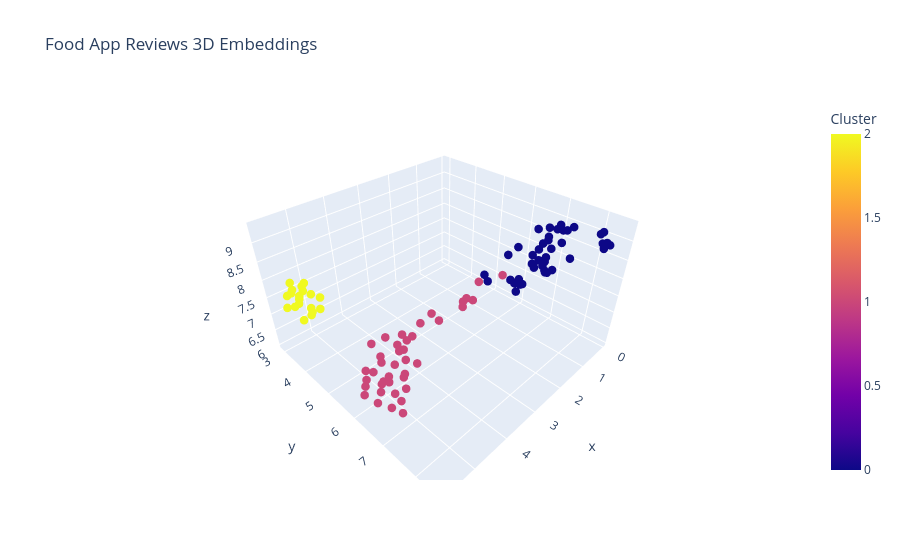

Write notebook code for a chart like this one.
### Code cell
# Create a DataFrame for the data
cluster_df = pd.DataFrame({
    'x': embeddings_3d[:, 0],
    'y': embeddings_3d[:, 1],
    'z': embeddings_3d[:, 2],
    'label': cluster_labels,
    'sentence': data['Review']
})

# Create a 3D scatter plot using plotly
fig = px.scatter_3d(
    cluster_df,
    x='x', y='y', z='z',
    color='label',
    hover_name='sentence',
    title='Food App Reviews 3D Embeddings',
    labels={'label': 'Cluster'},
)

fig.update_traces(
    marker=dict(size=5)  # Adjust the size value as needed
)

fig.show()

### Figure 1 — Plotly figure (JSON) as saved in the notebook; plotly's stock layout.template omitted (floating-point values rounded to 4 significant figures)
{"data": [{"hovertemplate": "<b>%{hovertext}</b><br><br>x=%{x}<br>y=%{y}<br>z=%{z}<br>Cluster=%{marker.color}<extra></extra>", "hovertext": ["Delivery was faster than a ninja on caffeine. Im ready to chow down!", "Im pretty sure they had a wall made of recycled cans. Or was it shoes?", "Dude Im not even mad they were late. Food arrived like a surprise party!", "Chhole bhature yaar! Sunday indulgence crispy bhature FTW.", "The place had a vibe but I cant quite put my finger on it. Hipster? Unicorn?", "Hakka noodles FTW! Desi-Chinese fusion for life.", "Pasta was alright yaar. More masala couldve made it sing.", "Im telling you it was like stepping into the future. Or was it the 90s?", "I was starving but the food came faster than I could say hangry. Good stuff.", "Burgers are my jam but this one was kinda meh. Needed more zing.", "Sushi was like a flavor adventure. Mini party in my mouth.", "Dude there was like this mural on the wall. It was a cat no wait a panda?", "Got the delivery. Ate some. Not bad.", "Delivery was like chillin in slow-mo. Ive aged at least a year waiting.", "cheesy nirvana bro. Cheese everywhere happy tummy.", "Yo they delivered my grub so fast I barely had time to blink. Legendary speed!", "Greek salad? Healthy vibes but missing that masala.", "Chole kulche vibes dude. Spicy chickpeas fluffy kulche – love it.", "I walked in and thought This is it this is the place. But what it was no clue.", "Im convinced they use teleportation for deliveries. Thats some next-level speed.", "Pani puri for life man! Tangy spicy street food love.", "Samosas were like little pockets of happiness. Spicy and crispy da best.", "I stepped in and was hit by a wall of like smells. Could be food could be candles.", "Food took so long I had time to write a novel about my hunger. Not amused.", "Delivery guy came. Food happened. Average.", "Okay there was like this fountain thingy. Was it water? Im not sure man.", "Pizza was meh dude. Missing that desi twist ya know?", "Burgers are life but this one was a bit blah. Needed more oomph.", "I saw like a disco ball? But it wasnt a disco place. Or maybe it was? Huh.", "Samosas were like little packets of joy. Crunchy spicy awesome.", "So like the place was you know kinda nice? There were like lights and stuff.", "Ugh the samosas I got were meh. So dry and bland yaar.", "Meaty and dreamy.", "BBQ ribs? Finger-lickin good bruh. Sauce everywhere!", "Food arrived fashionably late but at least Im full now. Late-night munchies sorted.", "Paneer dosa? Desi breakfast goals achieved bruh.", "Mac n cheese dude! Ultimate comfort food vibes.", "Dude that butter chicken was like BOOM! My mouth is still partying.", "Pav bhaji vibes yaar. Tangy spicy Mumbai street food bliss.", "Biryani was a flavor explosion bruh. Spices doing a happy dance.", "Biryani was a flavor bomb bro. Spices going wild taste buds dancing.", "Paneer tikka masala was lit bro! Creamy spicy yaaas.", "Kaju katli fam! Diwali mode: on. Sweet nutty divine.", "Delivery happened. I ate. Nothing special.", "Alright it was dimly lit like a vampire hangout. But like in a cool way.", "Ordered some grub. Ate it all. Alright.", "I think they tried to be fancy? There were chandeliers and stuff maybe even gold.", "Avo toast? Overrated AF. Just smashed avo on bread like really?", "The ambiance was like woah eclectic. I spotted like three different wallpapers.", "Samosas fam! Spicy crunchy ultimate comfort food.", "Received the order. Had a bite. So-so.", "Paneer tikka rolls? Fast food love desi style. Tummy happy.", "Biryani was a spice parade yaar. Spices were dancing in my mouth.", "Pasta was okay bro. Needed more masala Italian-style desi.", "Kadai paneer? Spices level: awesome. Paneer power!", "Paneer tikka rolls? Fast food dreams coming true dude.", "Tacos were meh ya know? Needed more spice and awesomeness.", "There were like waiters in bowties? Or were they clowns? My memorys blurry.", "Yo this place was like a whole aesthetic like an art gallery for food or whatever.", "Food got here just in time to save me from becoming a hangry monster. Phew!", "Didn't get it on time. Very cold food.", "Pizza finally got here. Took longer than a sloth running a marathon. Not cool.", "Food arrived. I ate. It was okay.", "Pasta was okay fam. Needed more masala for desi twist.", "So the lighting was like mood lighting but also like regular lighting. Ambiguous.", "Sushi was an interesting ride. Sushi samosas anyone?", "Biryani was legit da bomb! Spices were like hello flavor town.", "Pasta was aight dude. Needed more masala for desi charm.", "Ate a snack while waiting for the delivery. And another. And another. You get it.", "Ordered then binged a whole show and still no food. Whats the point though?", "Pizza was good man. More cheese wouldve been epic though.", "I think the delivery person went sightseeing before dropping off my order. So slow.", "Pav bhaji was like a party in my mouth. Spicy tangy perfection.", "Okay picture this: plants everywhere. Or were they just fake? Hard to say man.", "Philly cheesesteak? Cheesy coma bro. Napped like a boss.", "Got my order. Ate. Generic stuff.", "Okay so they said 30 minutes but I couldve baked a cake in that time. Seriously?", "Their delivery game is on point. Food got here quicker than I can say hangry.", "I ordered then took a nap and boom foods here. Not sure if thats good or bad.", "Pav bhaji was like a flavor explosion dude. Street food awesomeness.", "Panipuri was quite horrible. I threw up an hour later.", "I was expecting a food coma by now but nope still waiting. Not cool guys.", "I felt like I was in a movie you know? Like a rom-com but with more chairs.", "Chicken tikka rolls? Fast food heaven right in my mouth.", "Ugh they made me wait so long that I aged like 10 years. Food better be worth it.", "The vada pav was like feels all over my mouth.", "Ramen vibes man. Slurping noodles like a boss college days all over.", "Pav bhaji vibes man. Spicy tangy street food at home.", "Waiting for the delivery was like watching paint dry. The food better be divine.", "Paneer tikka rolls? Desi fast food love every bite a party.", "I went in and like felt vibes man. The vibes were like totally vibing.", "The delivery was like supersonic fast. I was impressed and my tummys happy.", "Biryani game strong fam! Inhaled it faster than my WiFi.", "I blinked and the food magically appeared. Not really but they were fast yo!", "Dude the joint had like music but I cant remember if it was like jazz or EDM.", "Biryani was the flavor hero yaar. Spices were popping party in my mouth.", "Food arrived. I had a taste. Pretty standard.", "Food was delivered. I ate. Cant complain.", "Bao buns? Fluffy clouds of yum. Im in bao heaven.", "Ugh it was so cozy you wouldnt believe. I mean they had chairs and tables.", "Ordered food. Ate it. Meh."], "legendgroup": "", "marker": {"color": [1, 2, 1, 0, 2, 0, 0, 2, 1, 1, 0, 2, 1, 1, 0, 1, 0, 0, 2, 1, 0, 0, 1, 1, 1, 2, 1, 1, 2, 0, 2, 0, 1, 0, 1, 0, 0, 1, 0, 0, 0, 0, 0, 1, 2, 1, 2, 0, 2, 0, 1, 0, 0, 0, 0, 0, 0, 2, 2, 1, 1, 1, 1, 0, 2, 0, 0, 0, 1, 1, 1, 1, 0, 2, 1, 1, 1, 1, 1, 0, 0, 1, 2, 0, 1, 0, 0, 0, 1, 0, 2, 1, 0, 1, 2, 0, 1, 1, 0, 2, 1], "coloraxis": "coloraxis", "size": 5, "symbol": "circle"}, "mode": "markers", "name": "", "scene": "scene", "showlegend": false, "type": "scatter3d", "x": [4.796, 5.319, 4.193, 0.7543, 5.489, 0.6808, 0.6961, 5.1, 4.223, 2.826, 1.263, 5.601, 5.14, 5.034, 2.204, 5.471, 0.9206, 0.923, 5.215, 5.143, 0.4652, 1.505, 4.724, 4.314, 4.861, 5.453, 2.296, 3.041, 5.295, 1.519, 5.548, 1.525, 3.665, 1.483, 4.293, 0.1652, 2.37, 1.82, 0.5832, 0.542, 0.5611, 0.3258, 0.5241, 4.842, 5.462, 5.535, 5.203, 1.757, 5.744, 1.35, 5.434, 0.1288, 0.4622, 0.6558, 0.08211, 0.357, 2.04, 4.852, 5.359, 3.902, 4.296, 3.268, 4.948, 0.9096, 5.753, 1.543, 0.4694, 0.7628, 5.125, 5.022, 2.671, 5.297, 0.8244, 5.616, 2.181, 5.414, 4.041, 4.384, 4.91, 0.7759, 0.3011, 4.486, 5.069, 0.9099, 4.664, 1.048, 1.151, 0.8958, 4.704, 0.5794, 5.384, 5.111, 0.6714, 4.567, 5.208, 0.5675, 4.717, 4.688, 0.8989, 5.015, 5.286], "y": [6.444, 3.647, 5.511, 7.06, 3.161, 6.732, 6.391, 2.958, 6.063, 6.397, 7.959, 3.733, 6.022, 6.549, 6.38, 6.281, 6.434, 7.044, 3.613, 6.715, 6.901, 7.524, 5.162, 5.816, 5.695, 3.986, 6.139, 6.481, 3.1, 7.552, 3.35, 7.469, 6.109, 6.486, 5.866, 6.49, 6.621, 6.619, 7.317, 8.291, 8.397, 6.822, 7.133, 5.889, 3.197, 5.891, 3.482, 7.338, 3.52, 7.246, 5.811, 6.822, 8.17, 6.305, 7.06, 6.823, 7.335, 3.315, 3.535, 5.987, 5.818, 5.939, 5.446, 6.218, 3.396, 7.732, 8.31, 6.252, 5.933, 5.912, 6.155, 6.535, 7.55, 3.838, 6.202, 5.856, 5.636, 6.378, 6.249, 7.67, 6.803, 6.041, 3.052, 6.852, 6.073, 7.496, 6.52, 6.853, 6.27, 6.587, 2.974, 6.446, 8.514, 5.518, 2.943, 8.272, 5.482, 5.682, 7.244, 3.543, 5.669], "z": [6.303, 7.121, 6.427, 9.05, 7.605, 7.776, 7.099, 7.522, 7.257, 7.757, 8.82, 7.659, 6.393, 6.173, 8.106, 6.246, 7.005, 8.693, 7.67, 6.008, 8.64, 8.423, 6.776, 7.212, 6.022, 7.588, 7.29, 7.668, 7.297, 8.398, 7.334, 8.529, 7.616, 8.384, 6.448, 7.994, 8.118, 8.027, 9.012, 9.037, 9.1, 7.965, 8.951, 6.129, 7.706, 6.242, 7.064, 8.632, 7.842, 8.507, 6.377, 8.135, 9.191, 7.208, 8.381, 7.851, 8.226, 7.233, 7.794, 7.403, 6.744, 7.089, 6.213, 7.268, 7.439, 8.551, 8.882, 7.106, 6.052, 7.076, 7.451, 6.158, 9.189, 7.242, 7.809, 6.602, 6.755, 6.75, 6.989, 9.297, 8.443, 6.252, 7.647, 8.009, 7.288, 9.387, 8.476, 8.992, 6.467, 8.039, 7.765, 6.391, 9.136, 7.101, 7.266, 9.321, 6.391, 6.051, 7.958, 7.084, 6.656]}], "layout": {"coloraxis": {"colorbar": {"title": {"text": "Cluster"}}, "colorscale": [[0, "#0d0887"], [0.1111, "#46039f"], [0.2222, "#7201a8"], [0.3333, "#9c179e"], [0.4444, "#bd3786"], [0.5556, "#d8576b"], [0.6667, "#ed7953"], [0.7778, "#fb9f3a"], [0.8889, "#fdca26"], [1, "#f0f921"]]}, "legend": {"tracegroupgap": 0}, "scene": {"domain": {"x": [0, 1], "y": [0, 1]}, "xaxis": {"title": {"text": "x"}}, "yaxis": {"title": {"text": "y"}}, "zaxis": {"title": {"text": "z"}}}, "title": {"text": "Food App Reviews 3D Embeddings"}}}
